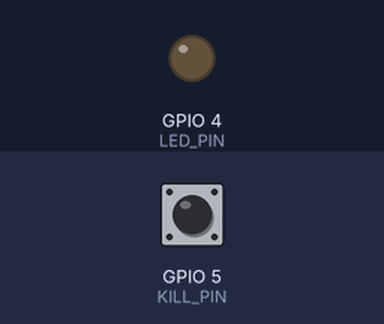
Simulated run of this program. Board: ESP32-S3. On the bench: output pins drawn as LEDs (lit = HIGH). Dashed ring = blinking. Inputs (shaded band) come from the test bench; at power-on: GPIO 5 (KILL_PIN) HIGH. What the program prints to the serial monitor is not drawn.

Above: at 1.2 s.
1.3 s: GPIO 5 (KILL_PIN) pulled LOW for 1 s
At 1.55 s:
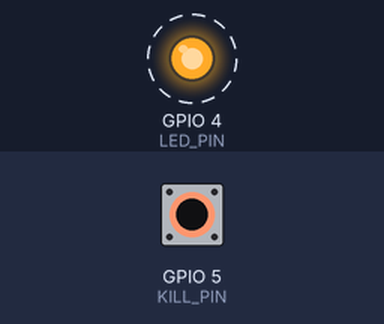
5.8 s: GPIO 5 (KILL_PIN) pulled LOW for 0.15 s
At 6.3 s:
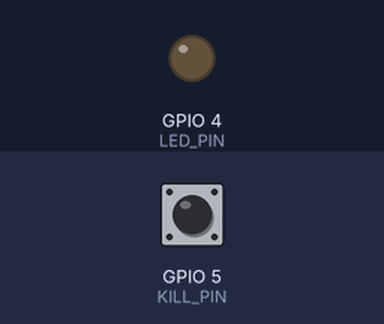
10.4 s: GPIO 5 (KILL_PIN) driven LOW
At 10.75 s:
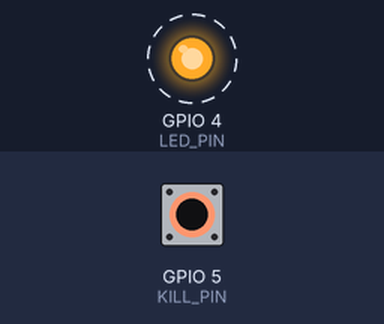
Timing chart, 0 to 14.4 s (numbered marks = the images above; inputs shaded):
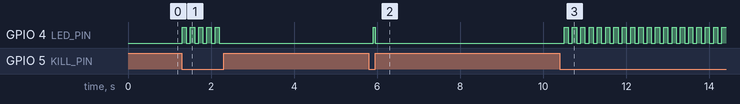

Measured:
- after the input at 1.3 s, GPIO 4 (LED_PIN): alternates HIGH for 0.10 s and LOW for 0.10 s, 10 changes in all, then stays LOW, starting at once
- after the input at 5.8 s, GPIO 4 (LED_PIN): LOW → HIGH after 0.10 s, → LOW 0.05 s later
- after the input at 10.4 s, GPIO 4 (LED_PIN): alternates HIGH for 0.10 s and LOW for 0.10 s, starting after 0.10 s

The program:

main.cpp
```cpp
#include <Arduino.h>

#include "config.h"
#include "protocol.h"
#include "servos_stub.h"
#include "torque_shaper.h"

StubServos stub_servos;
Servos &servos = stub_servos;
TorqueShaper shaper;

FrameParser usb_parser;
FrameParser uart_parser;
FeedbackPayload feedback{};

uint32_t state_seq = 0;
uint32_t next_state_us = 0;
uint32_t last_feedback_us = 0;
uint32_t rtt_us = 0;
bool have_feedback = false;

/** Take over a valid feedback frame and measure the round trip. */
void handle_frame(const FrameParser &parser) {
    if (parser.type() != TYPE_FEEDBACK || parser.length() != sizeof(FeedbackPayload)) return;
    memcpy(&feedback, parser.payload(), sizeof(FeedbackPayload));
    uint32_t now = micros();
    last_feedback_us = now;
    rtt_us = now - feedback.echo_t_us;
    have_feedback = true;
}

/** Drain one port into its parser. */
void poll(Stream &port, FrameParser &parser) {
    while (port.available() > 0) {
        if (parser.feed(port.read())) handle_frame(parser);
    }
}

/** Write a frame only if it fits into the TX buffer, so a port nobody reads never blocks the loop. */
void send(Stream &port, const uint8_t *frame, size_t len) {
    if (port.availableForWrite() >= int(len)) port.write(frame, len);
}

/** LED on while the host link is alive, fast blink while the kill switch is pressed, off without a host. */
void update_led(uint32_t now, bool kill, bool timeout) {
    bool on = kill ? ((now / 100000) & 1) : !timeout;
    digitalWrite(LED_PIN, on ? HIGH : LOW);
}

void setup() {
    pinMode(LED_PIN, OUTPUT);
    pinMode(KILL_PIN, INPUT_PULLUP);
    Serial.setRxBufferSize(1024);
    Serial.setTxTimeoutMs(0);
    Serial.begin(UART_BAUD);
    Serial0.setRxBufferSize(1024);
    Serial0.begin(UART_BAUD);
    servos.begin();
    next_state_us = micros();
}

void loop() {
    poll(Serial, usb_parser);
    poll(Serial0, uart_parser);

    uint32_t now = micros();
    if (int32_t(now - next_state_us) < 0) return;
    next_state_us += STATE_PERIOD_US;
    if (int32_t(now - next_state_us) > int32_t(STATE_PERIOD_US)) next_state_us = now + STATE_PERIOD_US;

    bool kill = digitalRead(KILL_PIN) == LOW;
    bool timeout = !have_feedback || now - last_feedback_us > FEEDBACK_TIMEOUT_US;
    bool enable = !kill && !timeout && (feedback.flags & FEEDBACK_ENABLE);

    StatePayload state{};
    state.version = PROTOCOL_VERSION;
    float measured[NUM_CHANNELS];
    servos.read(state.closure, measured);

    float torque_cmd[NUM_CHANNELS];
    shaper.update(state.closure, feedback.torque, feedback.damping, feedback.slew, enable, STATE_PERIOD_US * 1e-6f,
                  torque_cmd);
    servos.write(torque_cmd, enable);

    memcpy(state.torque, measured, sizeof(measured));
    state.seq = ++state_seq;
    state.t_us = micros();
    state.rtt_us = rtt_us;
    state.flags = (kill ? STATE_KILL : 0) | (enable ? STATE_TORQUE_ON : 0) | (timeout ? STATE_TIMEOUT : 0) |
                  (servos.is_stub() ? STATE_STUB : 0);

    uint8_t frame[MAX_FRAME];
    size_t len = encode_frame(TYPE_STATE, &state, sizeof(state), frame);
    send(Serial, frame, len);
    send(Serial0, frame, len);

    update_led(now, kill, timeout);
}
```

protocol.cpp
```cpp
#include "protocol.h"

uint16_t crc16(const uint8_t *data, size_t len, uint16_t crc) {
    for (size_t i = 0; i < len; i++) {
        crc ^= uint16_t(data[i]) << 8;
        for (int b = 0; b < 8; b++) {
            crc = (crc & 0x8000) ? (crc << 1) ^ 0x1021 : crc << 1;
        }
    }
    return crc;
}

size_t encode_frame(uint8_t type, const void *payload, uint8_t len, uint8_t *out) {
    out[0] = SYNC0;
    out[1] = SYNC1;
    out[2] = type;
    out[3] = len;
    memcpy(out + 4, payload, len);
    uint16_t crc = crc16(out + 2, len + 2);
    out[4 + len] = crc & 0xFF;
    out[5 + len] = crc >> 8;
    return len + 6;
}

bool FrameParser::feed(uint8_t byte) {
    switch (state_) {
        case WAIT_SYNC0:
            if (byte == SYNC0) state_ = WAIT_SYNC1;
            return false;
        case WAIT_SYNC1:
            state_ = byte == SYNC1 ? READ_TYPE : (byte == SYNC0 ? WAIT_SYNC1 : WAIT_SYNC0);
            return false;
        case READ_TYPE:
            type_ = byte;
            state_ = READ_LEN;
            return false;
        case READ_LEN:
            if (byte > MAX_PAYLOAD) {
                state_ = WAIT_SYNC0;
                return false;
            }
            len_ = byte;
            idx_ = 0;
            state_ = len_ ? READ_PAYLOAD : READ_CRC_LO;
            return false;
        case READ_PAYLOAD:
            buf_[idx_++] = byte;
            if (idx_ == len_) state_ = READ_CRC_LO;
            return false;
        case READ_CRC_LO:
            crc_rx_ = byte;
            state_ = READ_CRC_HI;
            return false;
        case READ_CRC_HI: {
            crc_rx_ |= uint16_t(byte) << 8;
            state_ = WAIT_SYNC0;
            uint8_t head[2] = {type_, len_};
            if (crc16(buf_, len_, crc16(head, 2)) == crc_rx_) return true;
            crc_errors++;
            return false;
        }
    }
    return false;
}
```

protocol.h
```cpp
#pragma once

#include <Arduino.h>

#include "config.h"

constexpr uint8_t PROTOCOL_VERSION = 2;
constexpr uint8_t SYNC0 = 0xA5;
constexpr uint8_t SYNC1 = 0x5A;
constexpr uint8_t TYPE_STATE = 0x01;
constexpr uint8_t TYPE_FEEDBACK = 0x02;
constexpr uint8_t MAX_PAYLOAD = 64;
constexpr size_t MAX_FRAME = MAX_PAYLOAD + 6;

constexpr uint8_t STATE_KILL = 1;
constexpr uint8_t STATE_TORQUE_ON = 2;
constexpr uint8_t STATE_TIMEOUT = 4;
constexpr uint8_t STATE_STUB = 8;
constexpr uint8_t FEEDBACK_ENABLE = 1;

#pragma pack(push, 1)
struct StatePayload {
    uint8_t version;
    uint32_t seq;
    uint32_t t_us;
    float closure[NUM_CHANNELS];
    float torque[NUM_CHANNELS];
    uint32_t rtt_us;
    uint8_t flags;
};

struct FeedbackPayload {
    uint32_t seq;
    uint32_t echo_seq;
    uint32_t echo_t_us;
    float torque[NUM_CHANNELS];
    float damping;
    float slew;
    uint8_t flags;
};
#pragma pack(pop)

static_assert(sizeof(StatePayload) == 38, "state payload size");
static_assert(sizeof(FeedbackPayload) == 33, "feedback payload size");

/** CRC-16/CCITT-FALSE, chainable through crc. */
uint16_t crc16(const uint8_t *data, size_t len, uint16_t crc = 0xFFFF);

/** Write one frame into out (at least MAX_FRAME bytes) and return its length. */
size_t encode_frame(uint8_t type, const void *payload, uint8_t len, uint8_t *out);

class FrameParser {
public:
    /** Feed one byte; true when a complete frame with a valid CRC is ready. */
    bool feed(uint8_t byte);

    /** Type of the last complete frame. */
    uint8_t type() const { return type_; }

    /** Payload of the last complete frame. */
    const uint8_t *payload() const { return buf_; }

    /** Payload length of the last complete frame. */
    uint8_t length() const { return len_; }

    uint32_t crc_errors = 0;

private:
    enum State { WAIT_SYNC0, WAIT_SYNC1, READ_TYPE, READ_LEN, READ_PAYLOAD, READ_CRC_LO, READ_CRC_HI };
    State state_ = WAIT_SYNC0;
    uint8_t type_ = 0;
    uint8_t len_ = 0;
    uint8_t idx_ = 0;
    uint16_t crc_rx_ = 0;
    uint8_t buf_[MAX_PAYLOAD];
};
```

servos.h
```cpp
#pragma once

#include "config.h"

class Servos {
public:
    virtual ~Servos() = default;

    /** Bring up the servos; false if they are not reachable. */
    virtual bool begin() = 0;

    /** Read closure (0 open, 1 closed) and measured torque in Nm per channel. */
    virtual void read(float closure[NUM_CHANNELS], float torque[NUM_CHANNELS]) = 0;

    /** Command a resisting torque in Nm per channel; enable false releases all servos. */
    virtual void write(const float torque[NUM_CHANNELS], bool enable) = 0;

    /** True for the stand-in without hardware. */
    virtual bool is_stub() const { return false; }
};
```

servos_stub.cpp
```cpp
#include "servos_stub.h"

bool StubServos::begin() {
    last_us_ = micros();
    return true;
}

void StubServos::read(float closure[NUM_CHANNELS], float torque[NUM_CHANNELS]) {
    uint32_t now = micros();
    float dt = min((now - last_us_) * 1e-6f, 0.01f);
    last_us_ = now;
    float t = now * 1e-6f;
    float omega = TWO_PI * STUB_NATURAL_HZ;
    float inertia = STUB_STIFFNESS / (omega * omega);
    float damping = 2.0f * STUB_DAMPING_RATIO * sqrtf(STUB_STIFFNESS * inertia);
    for (int i = 0; i < NUM_CHANNELS; i++) {
        float desired = 0.5f * (1.0f - cosf(TWO_PI * t / STUB_PERIOD_S - 0.3f * i));
        float accel = (STUB_STIFFNESS * (desired - position_[i]) - damping * velocity_[i] - torque_[i]) / inertia;
        velocity_[i] += accel * dt;
        position_[i] += velocity_[i] * dt;
        if (position_[i] < 0.0f || position_[i] > 1.0f) {
            position_[i] = constrain(position_[i], 0.0f, 1.0f);
            velocity_[i] = 0.0f;
        }
        closure[i] = position_[i];
        torque[i] = torque_[i];
    }
}

void StubServos::write(const float torque[NUM_CHANNELS], bool enable) {
    for (int i = 0; i < NUM_CHANNELS; i++) {
        torque_[i] = enable ? torque[i] : 0.0f;
    }
}
```

servos_stub.h
```cpp
#pragma once

#include "servos.h"

class StubServos : public Servos {
public:
    /** Start the simulated fingers open. */
    bool begin() override;

    /** Advance the simulated operator fingers and return closure and applied torque. */
    void read(float closure[NUM_CHANNELS], float torque[NUM_CHANNELS]) override;

    /** Remember the commanded torque. */
    void write(const float torque[NUM_CHANNELS], bool enable) override;

    /** Always a stub. */
    bool is_stub() const override { return true; }

private:
    float torque_[NUM_CHANNELS] = {};
    float position_[NUM_CHANNELS] = {};
    float velocity_[NUM_CHANNELS] = {};
    uint32_t last_us_ = 0;
};
```

torque_shaper.cpp
```cpp
#include "torque_shaper.h"

void TorqueShaper::update(const float closure[NUM_CHANNELS], const float target[NUM_CHANNELS], float damping,
                          float slew, bool enable, float dt, float out[NUM_CHANNELS]) {
    float alpha = expf(-TWO_PI * VELOCITY_FILTER_HZ * dt);
    float b = isfinite(damping) ? constrain(damping, 0.0f, DAMPING_LIMIT) : 0.0f;
    float step = (isfinite(slew) && slew > 0.0f) ? slew * dt : TORQUE_LIMIT;
    for (int i = 0; i < NUM_CHANNELS; i++) {
        if (primed_) velocity_[i] = alpha * velocity_[i] + (1.0f - alpha) * (closure[i] - previous_[i]) / dt;
        previous_[i] = closure[i];
        if (!enable) {
            output_[i] = 0.0f;
        } else {
            float base = isfinite(target[i]) ? constrain(target[i], 0.0f, TORQUE_LIMIT) : 0.0f;
            float desired = base > 0.0f ? constrain(base + b * max(velocity_[i], 0.0f), 0.0f, TORQUE_LIMIT) : 0.0f;
            output_[i] += constrain(desired - output_[i], -step, step);
        }
        out[i] = output_[i];
    }
    primed_ = true;
}
```

torque_shaper.h
```cpp
#pragma once

#include "config.h"

class TorqueShaper {
public:
    /** Turn the host torque into the servo torque: contact damping on closing velocity, slew limit, clamp; zero when disabled. */
    void update(const float closure[NUM_CHANNELS], const float target[NUM_CHANNELS], float damping, float slew,
                bool enable, float dt, float out[NUM_CHANNELS]);

private:
    float previous_[NUM_CHANNELS] = {};
    float velocity_[NUM_CHANNELS] = {};
    float output_[NUM_CHANNELS] = {};
    bool primed_ = false;
};
```

config.h
```cpp
#pragma once

#include <Arduino.h>

constexpr int NUM_CHANNELS = 3;

constexpr int LED_PIN = 4;
constexpr int KILL_PIN = 5;

constexpr uint32_t UART_BAUD = 921600;
constexpr uint32_t STATE_PERIOD_US = 2000;
constexpr uint32_t FEEDBACK_TIMEOUT_US = 50000;

constexpr float TORQUE_LIMIT = 0.2f;
constexpr float DAMPING_LIMIT = 0.05f;
constexpr float VELOCITY_FILTER_HZ = 30.0f;

constexpr float STUB_PERIOD_S = 3.0f;
constexpr float STUB_STIFFNESS = 0.5f;
constexpr float STUB_NATURAL_HZ = 5.0f;
constexpr float STUB_DAMPING_RATIO = 0.7f;
```
